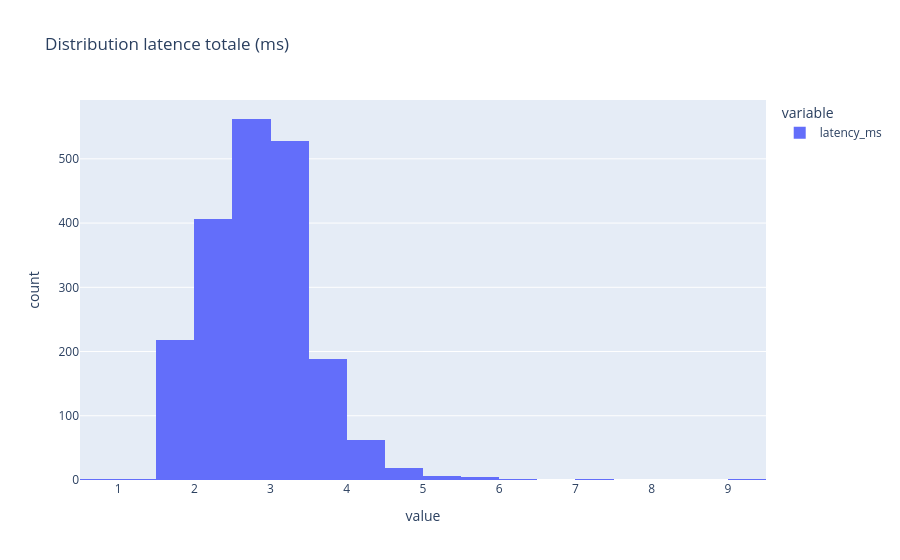
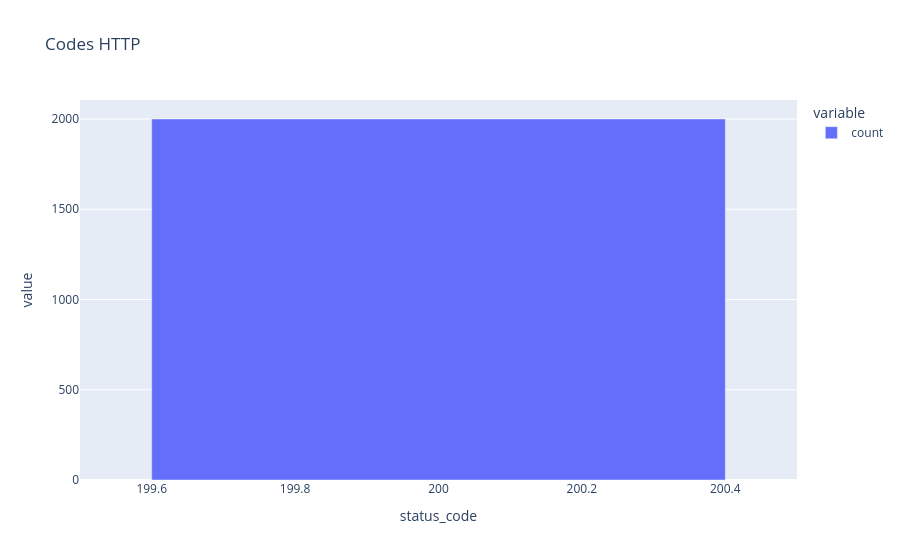

Notebook code cell kept with these figures, in order:
### Code cell
# Graphes ops
fig_lat = hist_latency(lat_total, "Distribution latence totale (ms)")
fig_lat.show()

status_counts = prod_meta["status_code"].value_counts(dropna=False).sort_index()
fig_status = bar_status_codes(status_counts, "Codes HTTP")
fig_status.show()


timing_df = extract_timings(prod_outputs)
timing_stats = compute_timing_stats(timing_df)

### Figure 1 — Plotly figure (JSON) as saved in the notebook; plotly's stock layout.template omitted (floating-point values rounded to 4 significant figures; data arrays with more than 128 entries replaced by an {"elided": "..."} marker saying what was removed)
{"data": [{"bingroup": "x", "hovertemplate": "variable=latency_ms<br>value=%{x}<br>count=%{y}<extra></extra>", "legendgroup": "latency_ms", "marker": {"color": "#636efa", "pattern": {"shape": ""}}, "name": "latency_ms", "nbinsx": 30, "orientation": "v", "showlegend": true, "type": "histogram", "x": {"elided": "2000 float values"}, "xaxis": "x", "yaxis": "y"}], "layout": {"barmode": "relative", "legend": {"title": {"text": "variable"}, "tracegroupgap": 0}, "title": {"text": "Distribution latence totale (ms)"}, "xaxis": {"anchor": "y", "domain": [0, 1], "title": {"text": "value"}}, "yaxis": {"anchor": "x", "domain": [0, 1], "title": {"text": "count"}}}}

### Figure 2 — Plotly figure (JSON) as saved in the notebook; plotly's stock layout.template omitted (floating-point values rounded to 4 significant figures)
{"data": [{"hovertemplate": "variable=count<br>status_code=%{x}<br>value=%{y}<extra></extra>", "legendgroup": "count", "marker": {"color": "#636efa", "pattern": {"shape": ""}}, "name": "count", "orientation": "v", "showlegend": true, "textposition": "auto", "type": "bar", "x": [200], "xaxis": "x", "y": [2000], "yaxis": "y"}], "layout": {"barmode": "relative", "legend": {"title": {"text": "variable"}, "tracegroupgap": 0}, "title": {"text": "Codes HTTP"}, "xaxis": {"anchor": "y", "domain": [0, 1], "title": {"text": "status_code"}}, "yaxis": {"anchor": "x", "domain": [0, 1], "title": {"text": "value"}}}}
